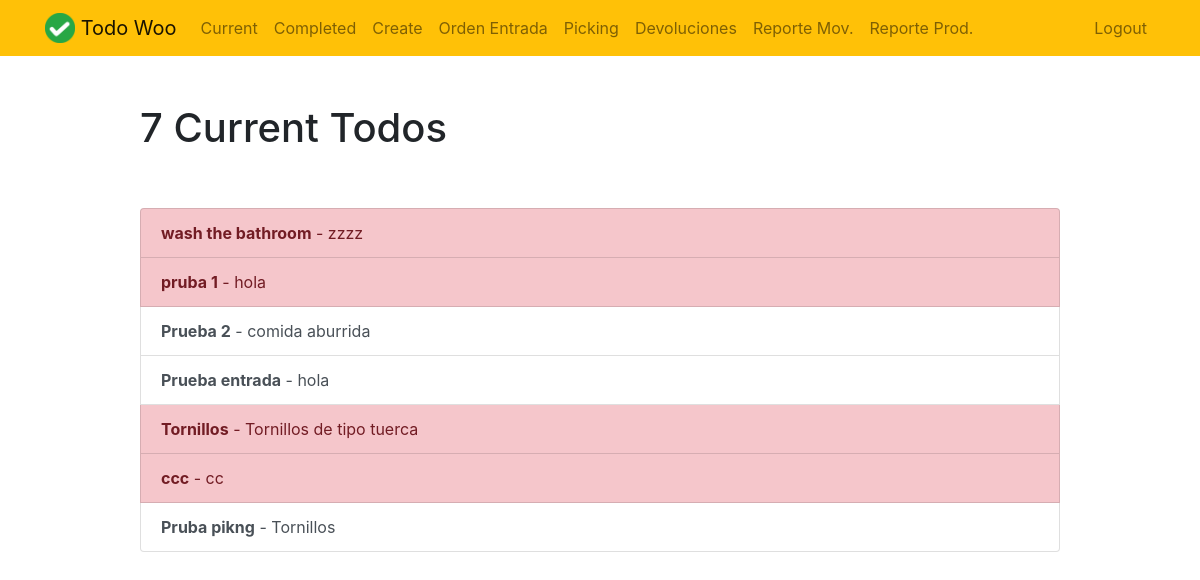
Before: /current/ (signed in) with the older database file.
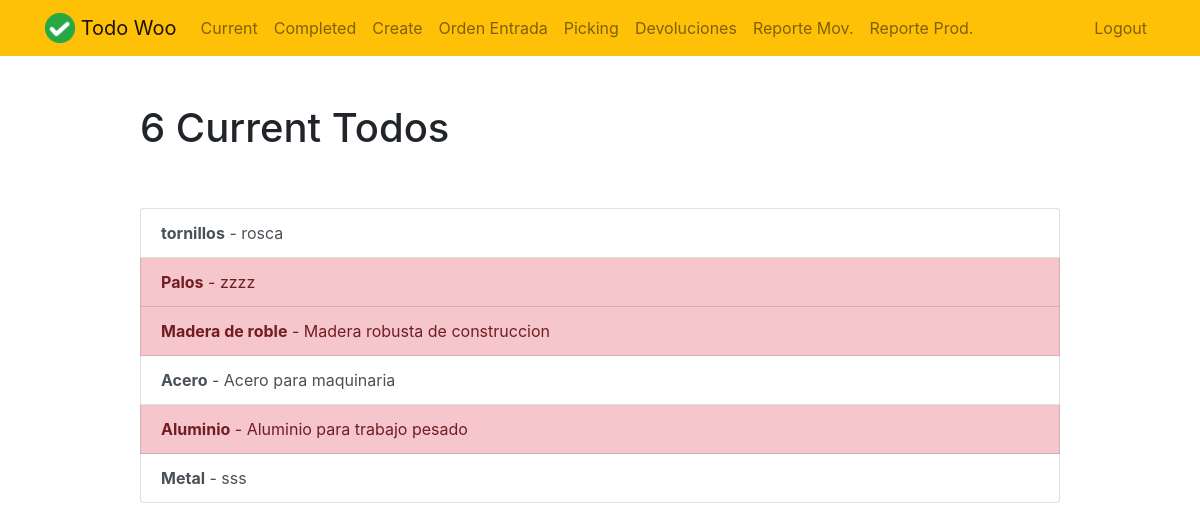
After: the same page with the newer database file.
### todo/models.py (models this page shows, shortened)
class Todo(models.Model):
    title = models.CharField(max_length=100)
    memo = models.TextField(blank=True)
    created = models.DateTimeField(auto_now_add = True)
    datecompleted = models.DateTimeField(null = True, blank=True)
    important = models.BooleanField(default = False)
    user = models.ForeignKey(User,on_delete=models.CASCADE)
    ubicacion = models.ForeignKey('Ubicacion', on_delete=models.SET_NULL, null=True, blank=True)

### todo/views.py (the view)
# urls.py: path('current/', views.currenttodos, name='currenttodos'),
def currenttodos(request):
    todos= Todo.objects.filter(user=request.user, datecompleted__isnull=True)
    return render(request, 'todo/currenttodos.html',{'todos':todos})

### todo/templates/todo/currenttodos.html
{% extends "todo/base.html" %}
{% block content %}
<div class="row justify-content-center mt-5">
    <div class="col-md-10">
        {% if todos %}
        <h1>{{ todos.count }} Current Todo{{ todos.count|pluralize }}</h1>
        {% else %}
        <h1>Current Todos</h1>
        {% endif %}
    </div>
</div>
<div class="row justify-content-center mt-5">
    <div class="col-md-10">
        {% if todos %}
        <div class="list-group">
            {% for todo in todos %}
            <a href="{% url 'viewtodo' todo.id %}" class="list-group-item list-group-item-action{% if todo.important %} list-group-item-danger{% endif %}"><b>{{ todo.title }}</b>{% if todo.memo %} - {{ todo.memo|truncatechars:30 }}{% endif %}</a>
            {% endfor %}
        </div>
        {% else %}
        <div class="text-center">
            <h2>Looks like you don't have any todos! Nice work.</h2>
            <br>
            <a role="button" class="btn btn-primary" href="{% url 'createtodo' %}">New Todo</a>
        </div>
        {% endif %}
    </div>
</div>
{% endblock %}

Changed rows visible on the page:
removed Todo: title "wash the bathroom", memo "zzzz"
removed Todo: title "pruba 1", memo "hola"
removed Todo: title "Prueba 2", memo "comida aburrida", important False (drawn)
removed Todo: title "Prueba entrada", memo "hola", important False (drawn)
removed Todo: title "Tornillos", memo "Tornillos de tipo tuerca"
removed Todo: title "ccc", memo "cc"
removed Todo: title "Pruba pikng", memo "Tornillos", important False (drawn)
added Todo: title "tornillos", memo "rosca", important False (drawn)
added Todo: title "Palos", memo "zzzz"
added Todo: title "Madera de roble", memo "Madera robusta de construccion"
added Todo: title "Acero", memo "Acero para maquinaria", important False (drawn)
added Todo: title "Aluminio", memo "Aluminio para trabajo pesado"
added Todo: title "Metal", memo "sss", important False (drawn)
Other visible differences:
{{ todos.count }}: "7" → "6"
